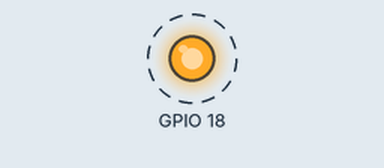
The program below on a simulated Raspberry Pi (BCM pin numbers). Shown: output pins drawn as LEDs (lit = HIGH). Dashed ring = blinking.

Above: at 0.5 s.
Timing chart, 0 to 4.6 s (numbered marks = the images above):
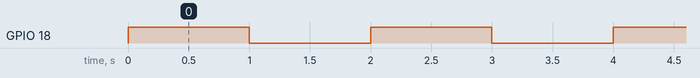

Measured:
- by itself, GPIO 18: alternates HIGH for 1.0 s and LOW for 1.0 s

The program:

blink.py
```python
import RPi.GPIO as GPIO
import time

GPIO.setmode(GPIO.BCM)
GPIO.setup(18, GPIO.OUT)
try:
    while True:
        GPIO.output(18, True)
        time.sleep(1)
        GPIO.output(18, False)
        time.sleep(1)
except KeyboardInterrupt:
    print("Program end...")
```
